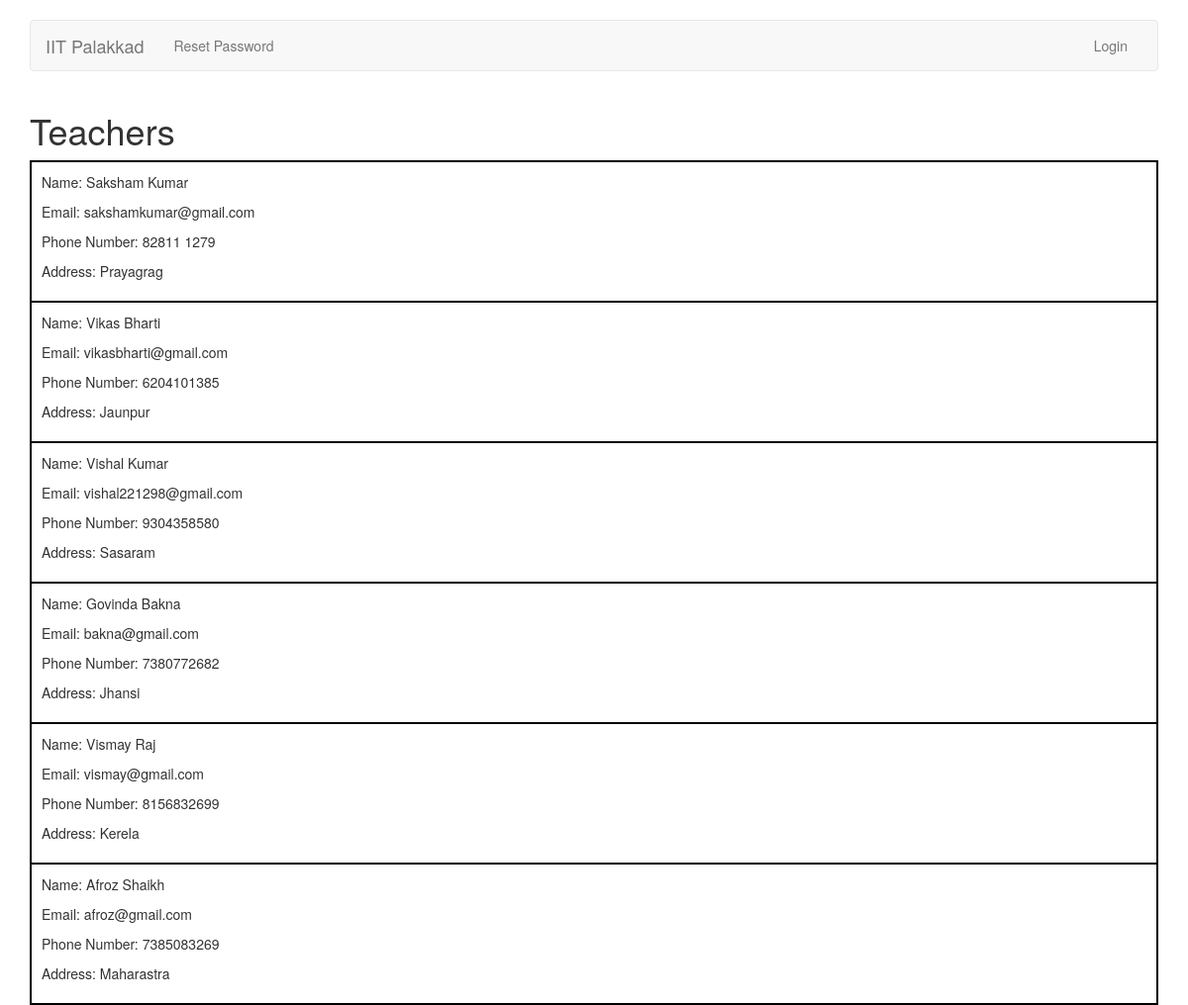
/accounts/display/teachers/, run on the app's committed database.
### accounts/models.py (models this page shows)
class TeacherProfile(models.Model):
	user = models.OneToOneField(User, unique=True, on_delete=models.CASCADE, null=True, related_name='teacher_profile')
	phone_number = models.CharField(max_length=10)
	address = models.CharField(max_length=100)
	def __str__(self):
		return self.user.first_name + " " + self.user.last_name

class User(AbstractUser):
    	TA = 1
    	TEACHER = 2
    	ADMIN = 3
    	ROLE_CHOICES = (
        	(TA, 'TA'),
        	(TEACHER, 'Teacher'),
        	(ADMIN, 'Admin'),
    	)
	role = models.PositiveSmallIntegerField(choices=ROLE_CHOICES, null=True, blank=True)

### accounts/views.py (the view)
def display_teachers(request):
	teachers = TeacherProfile.objects.all()
	args = { 'teachers': teachers }
	return render(request, 'accounts/display_teachers.html', args)

### accounts/templates/accounts/display_teachers.html (shortened to what this page needs)
{% extends 'base.html' %}
{% block body %}
	<div class="container">
	<h1>Teachers</h1>
	<table style="border: 1px solid black; width:100%">
	{% for teacher in teachers %}
	<tr>
	<td style="border: 2px solid black; padding:10px">
		<p>Name: {{ teacher.user.first_name }} {{ teacher.user.last_name }}</p>
		<p>Email: {{ teacher.user.email }}</p>
		<p>Phone Number: {{ teacher.phone_number }}</p>
		<p>Address: {{ teacher.address }}</p>
	</td>
	</tr>
	{% endfor %}
	</table>
	</div>
{% endblock %}

### data on the page
TeacherProfile: user.first_name "Saksham", user.last_name "Kumar", user.email "sakshamkumar@gmail.com", phone_number "82811 1279", address "Prayagrag"
TeacherProfile: user.first_name "Vikas", user.last_name "Bharti", user.email "vikasbharti@gmail.com", phone_number "6204101385", address "Jaunpur"
TeacherProfile: user.first_name "Vishal", user.last_name "Kumar", user.email "vishal221298@gmail.com", phone_number "9304358580", address "Sasaram"
TeacherProfile: user.first_name "Govinda", user.last_name "Bakna", user.email "bakna@gmail.com", phone_number "7380772682", address "Jhansi"
TeacherProfile: user.first_name "Vismay", user.last_name "Raj", user.email "vismay@gmail.com", phone_number "8156832699", address "Kerela"
TeacherProfile: user.first_name "Afroz", user.last_name "Shaikh", user.email "afroz@gmail.com", phone_number "7385083269", address "Maharastra"
